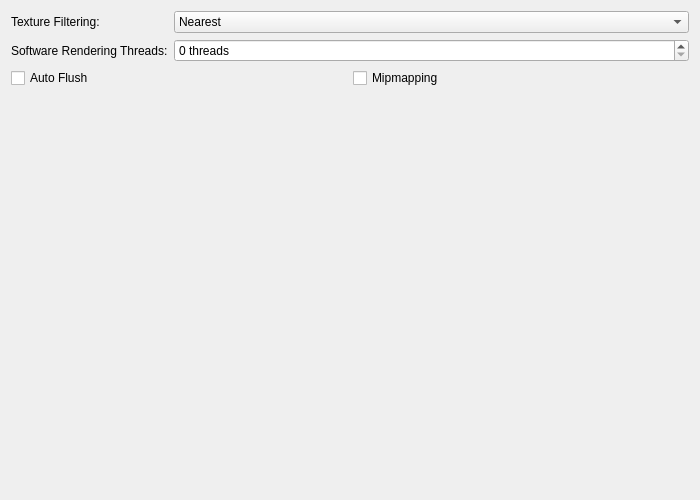
<?xml version="1.0" encoding="UTF-8"?>
<ui version="4.0">
 <class>GraphicsSoftwareRenderingSettingsTab</class>
 <widget class="QWidget" name="GraphicsSoftwareRenderingSettingsTab">
  <property name="geometry">
   <rect>
    <x>0</x>
    <y>0</y>
    <width>700</width>
    <height>500</height>
   </rect>
  </property>
  <property name="windowTitle">
   <string/>
  </property>
  <layout class="QGridLayout" name="gridLayout" columnstretch="0,1">
   <item row="1" column="0">
    <widget class="QLabel" name="extraSWThreadsLabel">
     <property name="text">
      <string>Software Rendering Threads:</string>
     </property>
     <property name="buddy">
      <cstring>extraSWThreads</cstring>
     </property>
    </widget>
   </item>
   <item row="0" column="0">
    <widget class="QLabel" name="swTextureFilteringLabel">
     <property name="text">
      <string>Texture Filtering:</string>
     </property>
     <property name="buddy">
      <cstring>swTextureFiltering</cstring>
     </property>
    </widget>
   </item>
   <item row="2" column="0" colspan="2">
    <layout class="QGridLayout" name="swRenderingLayout">
     <item row="0" column="1">
      <widget class="QCheckBox" name="swMipmap">
       <property name="text">
        <string>Mipmapping</string>
       </property>
      </widget>
     </item>
     <item row="0" column="0">
      <widget class="QCheckBox" name="swAutoFlush">
       <property name="text">
        <string>Auto Flush</string>
       </property>
      </widget>
     </item>
    </layout>
   </item>
   <item row="0" column="1">
    <widget class="QComboBox" name="swTextureFiltering">
     <property name="enabled">
      <bool>true</bool>
     </property>
     <property name="layoutDirection">
      <enum>Qt::LayoutDirection::LeftToRight</enum>
     </property>
     <item>
      <property name="text">
       <string>Nearest</string>
      </property>
     </item>
     <item>
      <property name="text">
       <string>Bilinear (Forced)</string>
      </property>
     </item>
     <item>
      <property name="text">
       <string>Bilinear (PS2)</string>
      </property>
     </item>
     <item>
      <property name="text">
       <string>Bilinear (Forced excluding sprite)</string>
      </property>
     </item>
    </widget>
   </item>
   <item row="1" column="1">
    <widget class="QSpinBox" name="extraSWThreads">
     <property name="suffix">
      <string> threads</string>
     </property>
    </widget>
   </item>
   <item row="3" column="0">
    <spacer name="verticalSpacer">
     <property name="orientation">
      <enum>Qt::Orientation::Vertical</enum>
     </property>
     <property name="sizeHint" stdset="0">
      <size>
       <width>20</width>
       <height>0</height>
      </size>
     </property>
    </spacer>
   </item>
  </layout>
 </widget>
 <tabstops>
  <tabstop>swTextureFiltering</tabstop>
  <tabstop>extraSWThreads</tabstop>
  <tabstop>swAutoFlush</tabstop>
  <tabstop>swMipmap</tabstop>
 </tabstops>
 <resources/>
 <connections/>
</ui>
